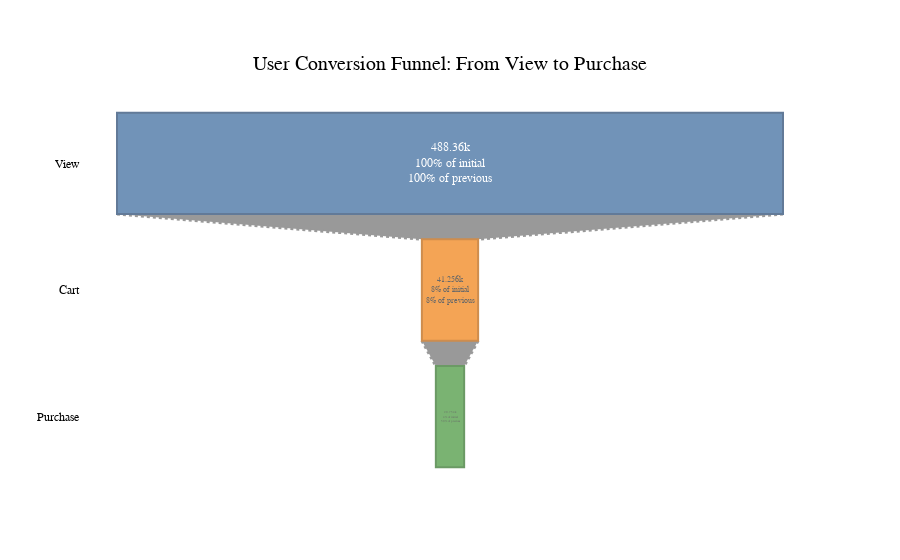

Notebook source saved alongside this figure:
### Markdown cell above
### 5. Visualizing the Funnel

A funnel chart is the most effective way to communicate these findings to stakeholders. It provides an intuitive visualization of the drop-off at each stage. We will use `plotly` to create a professional and interactive chart that clearly tells the story.

### Code cell
# --- 5. Visualize the Funnel ---
if 'funnel_summary' in locals():
    fig = go.Figure(go.Funnel(
        y = funnel_summary['Step'],
        x = funnel_summary['Count'],
        textposition = "inside",
        # This textinfo provides maximum clarity on the chart itself
        textinfo = "value+percent initial+percent previous",
        opacity = 0.8,
        marker = {"color": ["#4E79A7", "#F28E2B", "#59A14F"], # A clear, professional color palette
                  "line": {"width": [2, 2, 2], "color": ["#3B597F", "#C27122", "#47813F"]}},
        connector = {"line": {"color": "grey", "dash": "dot", "width": 3}}
    ))

    fig.update_layout(
        title={
            'text': "User Conversion Funnel: From View to Purchase",
            'y':0.9,
            'x':0.5,
            'xanchor': 'center',
            'yanchor': 'top',
            'font': {'size': 20}
        },
        font=dict(
            family="Arial, sans-serif",
            size=12,
            color="black"
        )
    )

    fig.show()

### Figure 1 — Plotly figure (JSON) as saved in the notebook; plotly's stock layout.template omitted (floating-point values rounded to 4 significant figures)
{"data": [{"connector": {"line": {"color": "grey", "dash": "dot", "width": 3}}, "marker": {"color": ["#4E79A7", "#F28E2B", "#59A14F"], "line": {"color": ["#3B597F", "#C27122", "#47813F"], "width": [2, 2, 2]}}, "opacity": 0.8, "textinfo": "value+percent initial+percent previous", "textposition": "inside", "type": "funnel", "x": [488360, 41256, 20754], "y": ["View", "Cart", "Purchase"]}], "layout": {"font": {"color": "black", "family": "Arial, sans-serif", "size": 12}, "title": {"font": {"size": 20}, "text": "User Conversion Funnel: From View to Purchase", "x": 0.5, "xanchor": "center", "y": 0.9, "yanchor": "top"}}}
